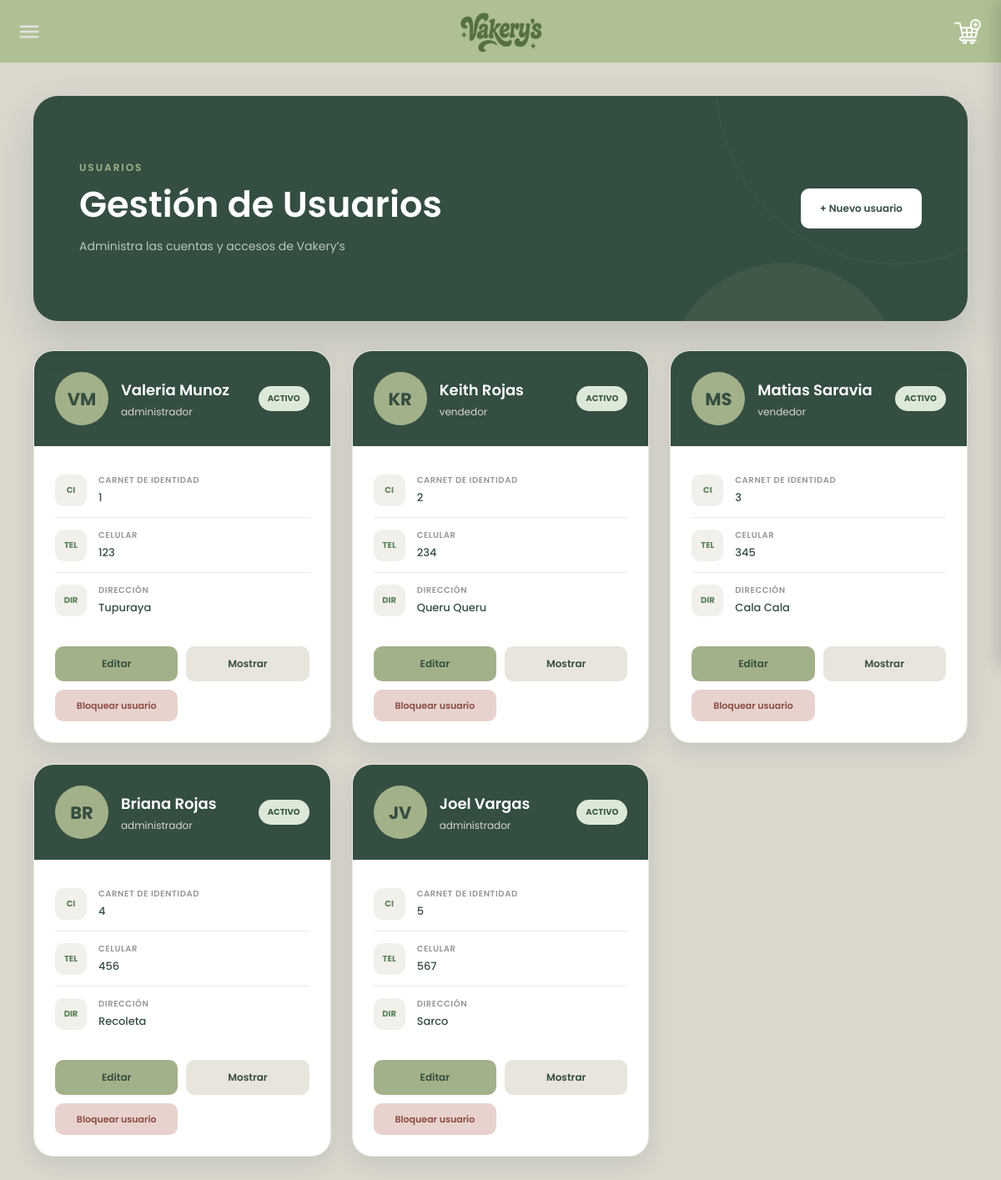
Screenshot of /Usuarios/leerusuario.php with the database file from the repository.
### tables this page shows
CREATE TABLE IF NOT EXISTS `gestiondeusuarios` (
  `CI` INT NOT NULL,
  `Nombre` VARCHAR(45) NULL,
  `Direccion` VARCHAR(45) NULL,
  `Numero` INT NULL,
  `Rol` VARCHAR(45) NULL,
  `Estado` VARCHAR(45) NULL,
  PRIMARY KEY (`CI`)
);

### Usuarios/leerusuario.php (the view, shortened to what this page needs)
<?php
$servername = "localhost";
$username = "root";
$password = "";
$bdname = "vakerysss";
$conn = new mysqli($servername, $username, $password, $bdname);
$sql = "SELECT * FROM GestionDeUsuarios";
?>
<head>
    <link rel="stylesheet" href="estilosleerusuario.css">
</head>
<div class="usuarios-page">
    <div class="usuarios-contenedor">
        <div class="usuarios-encabezado">
            <div class="usuarios-titulo">
                <h1>Gestión de Usuarios</h1>
                <p>Administra las cuentas y accesos de Vakery’s</p>
            </div>
            <a href="crearusuario.php" class="boton-nuevo-usuario">
                + Nuevo usuario
            </a>
        </div>
        <div class="usuarios-grid">
            <?php
            $resultado = $conn->query($sql);
            if ($resultado && $resultado->num_rows > 0) {
                while ($fila = $resultado->fetch_assoc()) {
                    $CI = $fila['CI'];
                    $nombre = $fila['Nombre'];
                    $estado = strtolower(trim($fila['Estado']));
                    $partes = explode(" ", trim($nombre));
                    if (count($partes) >= 2) {
                        $iniciales = strtoupper(
                            substr($partes[0], 0, 1) .
                            substr($partes[1], 0, 1)
                        );
                    } else {
                        $iniciales = strtoupper(substr($nombre, 0, 2));
                    }
                    if ($estado == "activo") {
                        $claseEstado = "estado-activo";
                    } else {
                        $claseEstado = "estado-bloqueado";
                    }
                    echo "
                    <div class='usuario-card'>
                        <div class='usuario-top'>
                            <div class='usuario-avatar'>
                                $iniciales
                            </div>
                            <div class='usuario-nombre'>
                                <h2>".$fila['Nombre']."</h2>
                                <p>".$fila['Rol']."</p>
                            </div>
                            <span class='usuario-estado $claseEstado'>
                                ".$fila['Estado']."
                            </span>
                        </div>
                        <div class='usuario-info'>
                            <div class='usuario-dato'>
                                <div class='usuario-icono'>CI</div>
                                <div class='usuario-texto'>
                                    <small>Carnet de identidad</small>
                                    <span>".$fila['CI']."</span>
                                </div>
                            </div>
                            <div class='usuario-dato'>
                                <div class='usuario-icono'>TEL</div>
                                <div class='usuario-texto'>
                                    <small>Celular</small>
                                    <span>".$fila['Numero']."</span>
                                </div>
                            </div>
                            <div class='usuario-dato'>
                                <div class='usuario-icono'>DIR</div>
                                <div class='usuario-texto'>
                                    <small>Dirección</small>
                                    <span>".$fila['Direccion']."</span>
                                </div>
                            </div>
                        </div>
                        <div class='usuario-acciones'>
                            <a href='actualizarusuario.php?CI=$CI'>
                                <button type='button' class='usuario-boton usuario-editar'>
                                    Editar
                                </button>
                            </a>
                            <a href='mostrarusuario.php?CI=$CI'>
                                <button type='button' class='usuario-boton usuario-mostrar'>
                                    Mostrar
                                </button>
                            </a>
                    ";
                    if ($estado == "activo") {
                        echo "
                            <a href='bloquear.php?CI=$CI'>
                                <button type='button' class='usuario-boton usuario-bloquear'>
                                    Bloquear usuario
                                </button>
                            </a>
                        ";
                    }
                    echo "
                        </div>
                    </div>
                    ";
                }
            } else {
                echo "
                <div class='sin-usuarios'>
                    No hay usuarios registrados.
                </div>
                ";
            }
            ?>
        </div>
    </div>
</div>

### Usuarios/estilosleerusuario.css (style rules this page uses)
.usuarios-page { font-family:'Poppins',sans-serif; background:#DAD7CD; min-height:100vh; padding:40px; margin-top:75px; color:#344E41; }
.usuarios-contenedor { width:100%; max-width:1450px; margin:0 auto; }
.usuarios-encabezado { background:#344E41; min-height:270px; border-radius:30px; padding:45px 55px; display:flex; justify-content:space-between; align-items:center; gap:30px; margin-bottom:35px; position:relative; overflow:hidden; box-shadow: 0 20px 45px rgba(52,78,65,.18); }
.usuarios-encabezado::before { content:""; position:absolute; width:430px; height:430px; border-radius:50%; border:1px solid rgba(255,255,255,.07); right:-130px; top:-230px; }
.usuarios-encabezado::after { content:""; position:absolute; width:280px; height:280px; border-radius:50%; background:rgba(163,177,138,.10); right:80px; bottom:-210px; }
.usuarios-titulo { position:relative; z-index:2; }
.usuarios-titulo::before { content:"USUARIOS"; display:block; color:#A3B18A; font-size:12px; font-weight:600; text-transform:uppercase; letter-spacing:2px; margin-bottom:12px; }
.usuarios-titulo h1 { color:white; font-size:43px; font-weight:600; line-height:1.1; margin:0 0 13px; }
.usuarios-titulo p { color:rgba(255,255,255,.68); font-size:14px; max-width:520px; line-height:1.8; margin:0; }
.boton-nuevo-usuario { position:relative; z-index:2; display:inline-block; text-decoration:none; background:white; color:#344E41; padding:14px 22px; border-radius:10px; font-size:12px; font-weight:600; white-space:nowrap; transition:.2s; border:1px solid rgba(255,255,255,.2); }
.usuarios-grid { display:grid; grid-template-columns: repeat(3,1fr); gap:25px; }
.usuario-card { background:white; border-radius:24px; overflow:hidden; box-shadow: 0 8px 25px rgba(52,78,65,.12); border:1px solid rgba(163,177,138,.25); transition:.3s; }
.usuario-top { background:#344E41; padding:25px; display:flex; align-items:center; gap:15px; }
.usuario-avatar { width:64px; height:64px; min-width:64px; border-radius:50%; background:#A3B18A; color:#344E41; display:flex; align-items:center; justify-content:center; font-size:21px; font-weight:700; }
.usuario-nombre { flex:1; min-width:0; }
.usuario-nombre h2 { color:white; font-size:18px; font-weight:600; margin:0; white-space:nowrap; overflow:hidden; text-overflow:ellipsis; }
.usuario-nombre p { color:#DAD7CD; font-size:12px; margin:4px 0 0; }
.usuario-estado { padding:7px 11px; border-radius:20px; font-size:10px; font-weight:700; text-transform:uppercase; white-space:nowrap; }
.estado-activo { background:#DDE9D8; color:#3A5A40; }
.usuario-info { padding:20px 25px 5px; }
.usuario-dato { display:flex; align-items:center; gap:14px; padding:13px 0; border-bottom:1px solid #ECEAE4; }
.usuario-dato:last-child { border-bottom:none; }
.usuario-icono { width:38px; height:38px; min-width:38px; border-radius:11px; background:#F1F0EA; color:#588157; display:flex; align-items:center; justify-content:center; font-size:10px; font-weight:700; }
.usuario-texto { min-width:0; }
.usuario-texto small { display:block; color:#929A91; font-size:10px; text-transform:uppercase; letter-spacing:.6px; font-weight:600; margin-bottom:3px; }
.usuario-texto span { display:block; color:#344E41; font-size:13px; font-weight:500; word-break:break-word; }
.usuario-acciones { padding:18px 25px 25px; display:grid; grid-template-columns:1fr 1fr; gap:10px; }
.usuario-acciones a { text-decoration:none; }
.usuario-boton { width:100%; height:42px; border:none; padding:10px 12px; border-radius:10px; font-family:'Poppins',sans-serif; font-size:12px; font-weight:600; cursor:pointer; transition:.2s; }
.usuario-editar { background:#A3B18A; color:#344E41; }
.usuario-mostrar { background:#E8E5DC; color:#344E41; }
.usuario-bloquear, .usuario-desbloquear { grid-column:1 / -1; height:38px; font-size:11px; }
.usuario-bloquear { background:#E8D2CD; color:#8A4B42; }

### rows the page displays
gestiondeusuarios: Nombre "VM", Nombre "Valeria Munoz", Rol "administrador", Estado "ACTIVO", CI "1", Numero "123", Direccion "Tupuraya"
gestiondeusuarios: Nombre "KR", Nombre "Keith Rojas", Rol "vendedor", Estado "ACTIVO", CI "2", Numero "234", Direccion "Queru Queru"
gestiondeusuarios: Nombre "MS", Nombre "Matias Saravia", Rol "vendedor", Estado "ACTIVO", CI "3", Numero "345", Direccion "Cala Cala"
gestiondeusuarios: Nombre "BR", Nombre "Briana Rojas", Rol "administrador", Estado "ACTIVO", CI "4", Numero "456", Direccion "Recoleta"
gestiondeusuarios: Nombre "JV", Nombre "Joel Vargas", Rol "administrador", Estado "ACTIVO", CI "5", Numero "567", Direccion "Sarco"
